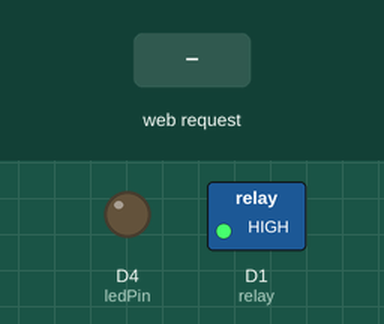
Simulated run of this sketch. Board: ESP8266 (NodeMCU). Shown: switched loads named in the sketch (green lamp = pin HIGH), output pins drawn as LEDs (lit = HIGH). Inputs (shaded band) come from the test bench. WiFi joins after 1.5 s; servers stay silent unless stated; what the sketch prints to the serial monitor is not drawn.

Above: at 2.7 s.
2.8 s: HTTP request GET /control?state=1 received
At 3.6 s:
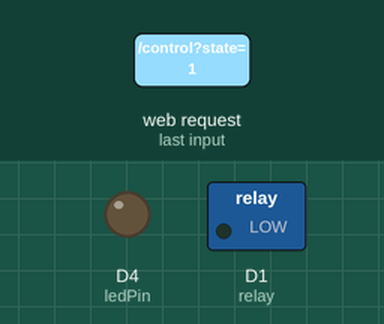
4.3 s: HTTP request GET /control?state=0 received
At 4.7 s:
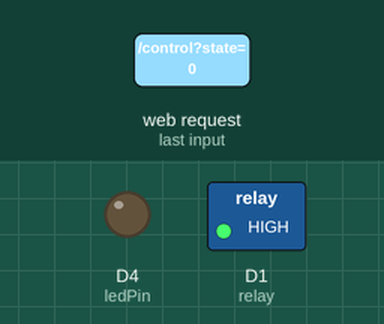
Timing chart, 0 to 7.3 s (numbered marks = the images above; inputs shaded):
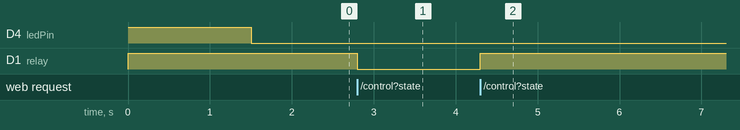

Measured:
- after the input at 2.8 s, D1 (relay): HIGH → LOW at once
- after the input at 4.3 s, D1 (relay): LOW → HIGH at once

The sketch:

PruebaBaquelita.ino
```cpp
#include <ESP8266WiFi.h>
#include <ESP8266WebServer.h>

const char* ssid = "Tostatronic"; // Reemplaza con el nombre de tu red WiFi
const char* password = "Jorge19951$"; // Reemplaza con la contraseña de tu red WiFi

ESP8266WebServer server(80); // El servidor web escuchará en el puerto 80

const int ledPin = LED_BUILTIN; // Usar el LED integrado
const int relay = D1;

void setup() {
  Serial.begin(9600);
  pinMode(ledPin, OUTPUT); // Inicializa el pin del LED como salida
  digitalWrite(ledPin, HIGH); // Asegúrate de que el LED está apagado al inicio

  pinMode(relay, OUTPUT); // Inicializa el pin del LED como salida
  digitalWrite(relay, HIGH); // Asegúrate de que el relevador permanezca apagado.

  WiFi.begin(ssid, password);

  unsigned long startTime = millis();
  while (WiFi.status() != WL_CONNECTED) {
    delay(500);
    Serial.print(".");
    if (millis() - startTime > 10000) { // Si pasan más de 10 segundos
      blinkLed(); // Comenzar a parpadear el LED como señal de error
      return; // Sale de setup para no continuar intentando conectar o iniciar el servidor
    }
  }

  // Si la conexión fue exitosa, enciende el LED integrado
  Serial.println("");
  Serial.print("Conectado a ");
  Serial.println(ssid);
  Serial.print("Dirección IP: ");
  Serial.println(WiFi.localIP());
  digitalWrite(ledPin, LOW); // Enciende el LED integrado

  // Configura el servidor web
  setupServer();
}

void loop() {
  server.handleClient(); // Maneja las peticiones al servidor web
}

void setupServer() {
  // Configura las rutas del servidor web
  server.on("/control", HTTP_GET, []() {
    if (server.hasArg("state")) {
      String state = server.arg("state");
      if (state == "1") {
        digitalWrite(relay, LOW); // Enciende el LED
        server.send(200, "text/plain", "LED Encendido");
      } else if (state == "0") {
        digitalWrite(relay, HIGH); // Apaga el LED
        server.send(200, "text/plain", "LED Apagado");
      }
      else
        server.send(400, "text/plain", "Argumento Erroneo");
    } else {
      server.send(400, "text/plain", "Argumento faltante: state");
    }
  });

  server.begin();
  Serial.println("Servidor HTTP iniciado");
}

void blinkLed() {
  // Función para parpadear el LED cada segundo
  while(true) {
    digitalWrite(ledPin, HIGH);
    delay(1000);
    digitalWrite(ledPin, LOW);
    delay(1000);
  }
}
```
